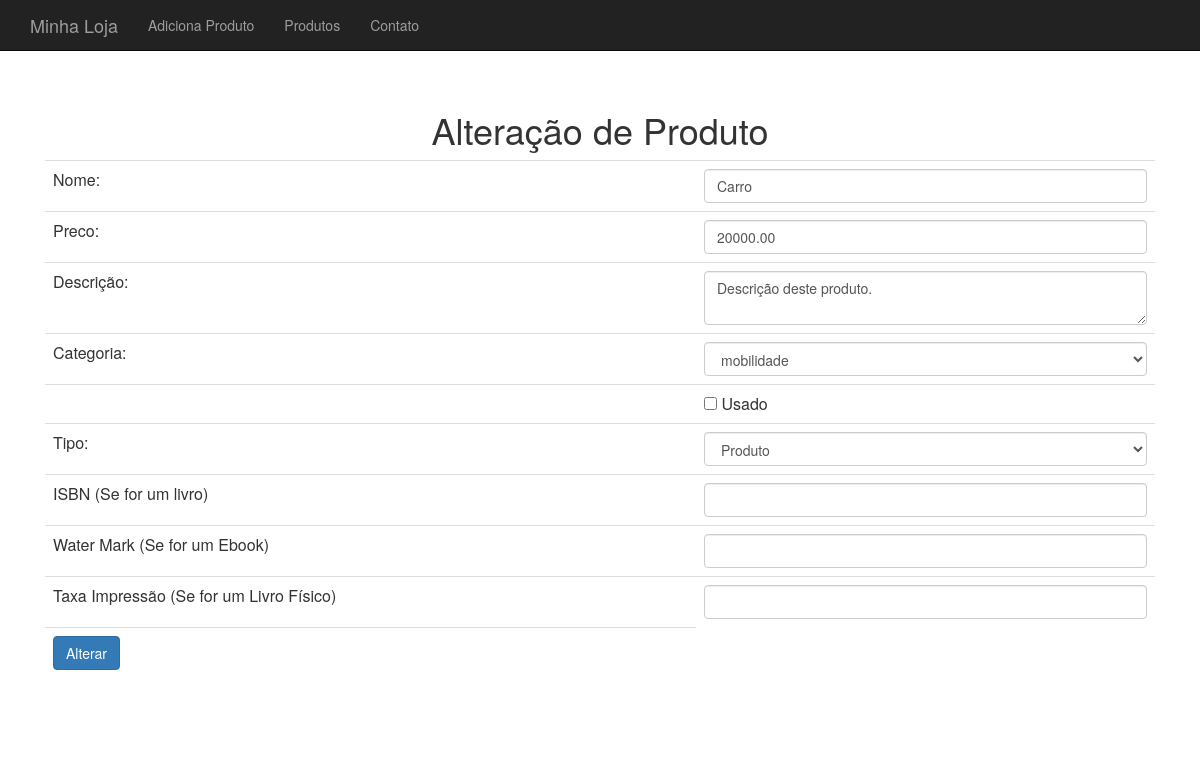
The app's page /produto-altera-formulario.php?id=1 with its own data.
### tables this page shows
create table produtos (id integer auto_increment primary key, nome varchar(255), preco decimal(10,2));

### class/CategoriaDao.php (called while the page is built)
<?php
class CategoriaDao {
    private $conexao;
    public function __construct($conexao) {
        $this->conexao = $conexao;
    }
    function listaCategorias() {
        $categorias = array();
        $query      = "select * from categorias";
        $resposta   = mysqli_query($this->conexao, $query);
        while ($categoriaArray = mysqli_fetch_assoc($resposta)) {
            $categoria = new Categoria();
            $categoria->setId($categoriaArray['id']);
            $categoria->setNome($categoriaArray['nome']);
            array_push($categorias, $categoria);
        }
        return $categorias;
    }
}

### class/ProdutoDao.php (called while the page is built, shortened)
<?php
class ProdutoDao {
    private $conexao;
    public function __construct($conexao) {
        $this->conexao = $conexao;
    }
    function buscaProduto($id) {
        $id = mysqli_real_escape_string($this->conexao, $id);
        $query     = "select p.*, c.nome as categoria from produtos as p inner join categorias as c on c.id = p.categoria_id where p.id = {$id}";
        $resultado = mysqli_query($this->conexao, $query);
        $produtoArray = mysqli_fetch_assoc($resultado);
        $categoria = new Categoria();
        $tipo = $produtoArray['tipoProduto'];
        $factory = new ProdutoFactory();
        $produto = $factory->criaPor($tipo, $produtoArray);
        return $produto;
    }
}

### class/ProdutoFactory.php (called while the page is built)
<?php
class ProdutoFactory {
    private $classes = array("Ebook", "LivroFisico");
    public function criaPor($tipoProduto, $params) {
        $nome = $params['nome'];
        $preco = $params['preco'];
        $descricao = $params['descricao'];
        $categoria = new Categoria();
        $usado = $params['usado'];
        if (isset($params['categoria_id'])) {
            $categoria->setId($params['categoria_id']);
        }
        if (isset($params['categoria'])) {
            $categoria->setNome($params['categoria']);
        }
        if (in_array($tipoProduto, $this->classes)) {
            $produto = new $tipoProduto($nome, $preco, $descricao, $categoria, $usado);
            $produto->atualizaBaseadoEm($params);
        } else {
            $produto = new Produto($nome, $preco, $descricao, $categoria, $usado);
        }
        if (isset($params['id'])) {
            $produto->setId($params['id']);
        }
        $produto->setTipo($tipoProduto);
        $produto->setUsado($params['usado']);
        if (isset($params['usado'])) {
            $produto->setUsado($params['usado']);
        }
        return $produto;
    }
}

### class/Produto.php (called while the page is built, shortened)
<?php
class Produto {
    private $nome;
	private $preco;
    private $descricao;
    private $categoria;
    private $usado;
    private $tipo;
    public function __construct($nome, $preco, $descricao, Categoria $categoria, $usado) {
        $this->nome = $nome;
        $this->preco = $preco;
        $this->descricao = $descricao;
        $this->categoria = $categoria;
        $this->usado = $usado;
    }
    public function getNome() {
        return $this->nome;
    }
    public function getPreco() {
        return $this->preco;
    }
    public function getDescricao() {
        return $this->descricao;
    }
    public function getCategoria() {
        return $this->categoria;
    }
    public function getUsado() {
        return $this->usado;
    }
    public function getTipo() {
        return $this->tipo;
    }
    public function setTipo($tipo) {
        $this->tipo = $tipo;
    }
    public function setUsado($usado) {
        $this->usado = $usado;
    }
    public function temIsbn() {
        return $this instanceof Livro;
    }
    public function temWaterMark() {
        return $this instanceof Ebook;
    }
    public function temTaxaImpressao() {
        return $this instanceof LivroFisico;
    }
}

### class/Categoria.php (called while the page is built, shortened)
<?php
class Categoria {
	private $id;
	private $nome;
    public function getId() {
        return $this->id;
    }
    public function setId($id) {
        $this->id = $id;
    }
    public function getNome() {
        return $this->nome;
    }
    public function setNome($nome) {
        $this->nome = $nome;
    }
}

### produto-formulario-base.php (the view, shortened to what this page needs)
<table class="table">
    <tr>
        <td>Nome:</td>
        <td><input class="form-control" type="text" name="nome" value="<?=$produto->getNome()?>"></td>
    </tr>
    <tr>
        <td>Preco:</td>
        <td><input class="form-control" type="number" name="preco" value="<?=$produto->getPreco()?>"></td>
    </tr>
    <tr>
        <td>Descrição:</td>
        <td>
            <textarea name="descricao" class="form-control"><?=$produto->getDescricao()?></textarea>
        </td>
    </tr>
    <tr>
        <td>Categoria:</td>
        <td>
            <select name="categoria_id" class="form-control">
                <?php foreach ($categorias as $categoria) {
                    $selected = $produto->getCategoria() != null && $categoria->getId() == $produto->getCategoria()->getId() ? "selected=\"selected\"" : "";
                    ?>
                    <option <?=$selected?> value="<?=$categoria->getId()?>"><?=$categoria->getNome()?></option>
                <?php  } ?>
            </select>
        </td>
    </tr>
    <tr>
        <td></td>
        <td><input type="checkbox" name="usado" <?=$usado?> value="true"> Usado</td>
    </tr>
    <tr>
        <td>Tipo:</td>
        <td>
            <select name="tipo" class="form-control">
                <?php
                $tipos = array("Produto", "Livro Fisico", "Ebook");
                foreach ($tipos as $tipo) {
                    $valor = str_replace(" ", "", $tipo);
                    $selected = $produto->getTipo() == $valor ? "selected=\"selected\"" : "";
                        ?>
                    <option <?=$selected?> value="<?=$valor?>"><?=$tipo?></option>
                <?php  } ?>
            </select>
        </td>
    </tr>
    <tr>
        <td>ISBN (Se for um livro)</td>
        <td>
            <input class="form-control" type="text" name="isbn" value="<?php echo  $produto->temIsbn() ? $produto->getIsbn() : ""; ?>">
        </td>
    </tr>
    <tr>
        <td>Water Mark (Se for um Ebook)</td>
        <td>
            <input class="form-control" type="text" name="waterMark" value="<?php echo  $produto->temWaterMark() ? $produto->getWaterMark() : ""; ?>">
        </td>
    </tr>
    <tr>
        <td>Taxa Impressão (Se for um Livro Físico)</td>
        <td>
            <input class="form-control" type="text" name="taxaImpressao" value="<?php echo  $produto->temTaxaImpressao() ? $produto->getTaxaImpressao() : ""; ?>">
        </td>
    </tr>

### css/loja.css (style rules this page uses)
body { padding-top: 50px; }

### records on screen
produtos: nome "Carro", preco "20000.00", descricao "Descrição deste produto."

### other values on screen
form field categoria_id "mobilidade"
form field tipo "Produto"
